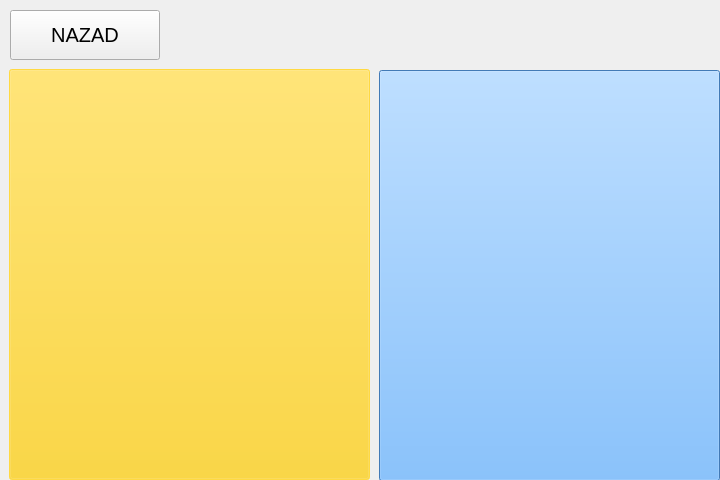
<?xml version="1.0" encoding="UTF-8"?>
<ui version="4.0">
 <class>Dialog</class>
 <widget class="QDialog" name="Dialog">
  <property name="geometry">
   <rect>
    <x>0</x>
    <y>0</y>
    <width>720</width>
    <height>480</height>
   </rect>
  </property>
  <property name="windowTitle">
   <string>Dialog</string>
  </property>
  <widget class="QPushButton" name="button_zuta">
   <property name="geometry">
    <rect>
     <x>9</x>
     <y>69</y>
     <width>361</width>
     <height>411</height>
    </rect>
   </property>
   <property name="palette">
    <palette>
     <active>
      <colorrole role="WindowText">
       <brush brushstyle="SolidPattern">
        <color alpha="255">
         <red>255</red>
         <green>204</green>
         <blue>0</blue>
        </color>
       </brush>
      </colorrole>
      <colorrole role="Button">
       <brush brushstyle="SolidPattern">
        <color alpha="255">
         <red>255</red>
         <green>204</green>
         <blue>0</blue>
        </color>
       </brush>
      </colorrole>
      <colorrole role="Light">
       <brush brushstyle="SolidPattern">
        <color alpha="255">
         <red>255</red>
         <green>204</green>
         <blue>0</blue>
        </color>
       </brush>
      </colorrole>
      <colorrole role="Midlight">
       <brush brushstyle="SolidPattern">
        <color alpha="255">
         <red>255</red>
         <green>204</green>
         <blue>0</blue>
        </color>
       </brush>
      </colorrole>
      <colorrole role="Dark">
       <brush brushstyle="SolidPattern">
        <color alpha="255">
         <red>255</red>
         <green>204</green>
         <blue>0</blue>
        </color>
       </brush>
      </colorrole>
      <colorrole role="Mid">
       <brush brushstyle="SolidPattern">
        <color alpha="255">
         <red>255</red>
         <green>204</green>
         <blue>0</blue>
        </color>
       </brush>
      </colorrole>
      <colorrole role="Text">
       <brush brushstyle="SolidPattern">
        <color alpha="255">
         <red>255</red>
         <green>204</green>
         <blue>0</blue>
        </color>
       </brush>
      </colorrole>
      <colorrole role="BrightText">
       <brush brushstyle="SolidPattern">
        <color alpha="255">
         <red>255</red>
         <green>204</green>
         <blue>0</blue>
        </color>
       </brush>
      </colorrole>
      <colorrole role="ButtonText">
       <brush brushstyle="SolidPattern">
        <color alpha="255">
         <red>255</red>
         <green>204</green>
         <blue>0</blue>
        </color>
       </brush>
      </colorrole>
      <colorrole role="Base">
       <brush brushstyle="SolidPattern">
        <color alpha="255">
         <red>255</red>
         <green>204</green>
         <blue>0</blue>
        </color>
       </brush>
      </colorrole>
      <colorrole role="Window">
       <brush brushstyle="SolidPattern">
        <color alpha="255">
         <red>255</red>
         <green>204</green>
         <blue>0</blue>
        </color>
       </brush>
      </colorrole>
      <colorrole role="Shadow">
       <brush brushstyle="SolidPattern">
        <color alpha="255">
         <red>255</red>
         <green>204</green>
         <blue>0</blue>
        </color>
       </brush>
      </colorrole>
      <colorrole role="Highlight">
       <brush brushstyle="SolidPattern">
        <color alpha="255">
         <red>255</red>
         <green>204</green>
         <blue>0</blue>
        </color>
       </brush>
      </colorrole>
      <colorrole role="HighlightedText">
       <brush brushstyle="SolidPattern">
        <color alpha="255">
         <red>255</red>
         <green>204</green>
         <blue>0</blue>
        </color>
       </brush>
      </colorrole>
      <colorrole role="Link">
       <brush brushstyle="SolidPattern">
        <color alpha="255">
         <red>255</red>
         <green>204</green>
         <blue>0</blue>
        </color>
       </brush>
      </colorrole>
      <colorrole role="LinkVisited">
       <brush brushstyle="SolidPattern">
        <color alpha="255">
         <red>255</red>
         <green>204</green>
         <blue>0</blue>
        </color>
       </brush>
      </colorrole>
      <colorrole role="AlternateBase">
       <brush brushstyle="SolidPattern">
        <color alpha="255">
         <red>255</red>
         <green>204</green>
         <blue>0</blue>
        </color>
       </brush>
      </colorrole>
      <colorrole role="NoRole">
       <brush brushstyle="SolidPattern">
        <color alpha="255">
         <red>255</red>
         <green>204</green>
         <blue>0</blue>
        </color>
       </brush>
      </colorrole>
      <colorrole role="ToolTipBase">
       <brush brushstyle="SolidPattern">
        <color alpha="255">
         <red>255</red>
         <green>204</green>
         <blue>0</blue>
        </color>
       </brush>
      </colorrole>
      <colorrole role="ToolTipText">
       <brush brushstyle="SolidPattern">
        <color alpha="255">
         <red>255</red>
         <green>204</green>
         <blue>0</blue>
        </color>
       </brush>
      </colorrole>
     </active>
     <inactive>
      <colorrole role="WindowText">
       <brush brushstyle="SolidPattern">
        <color alpha="255">
         <red>255</red>
         <green>204</green>
         <blue>0</blue>
        </color>
       </brush>
      </colorrole>
      <colorrole role="Button">
       <brush brushstyle="SolidPattern">
        <color alpha="255">
         <red>255</red>
         <green>204</green>
         <blue>0</blue>
        </color>
       </brush>
      </colorrole>
      <colorrole role="Light">
       <brush brushstyle="SolidPattern">
        <color alpha="255">
         <red>255</red>
         <green>204</green>
         <blue>0</blue>
        </color>
       </brush>
      </colorrole>
      <colorrole role="Midlight">
       <brush brushstyle="SolidPattern">
        <color alpha="255">
         <red>255</red>
         <green>204</green>
         <blue>0</blue>
        </color>
       </brush>
      </colorrole>
      <colorrole role="Dark">
       <brush brushstyle="SolidPattern">
        <color alpha="255">
         <red>255</red>
         <green>204</green>
         <blue>0</blue>
        </color>
       </brush>
      </colorrole>
      <colorrole role="Mid">
       <brush brushstyle="SolidPattern">
        <color alpha="255">
         <red>255</red>
         <green>204</green>
         <blue>0</blue>
        </color>
       </brush>
      </colorrole>
      <colorrole role="Text">
       <brush brushstyle="SolidPattern">
        <color alpha="255">
         <red>255</red>
         <green>204</green>
         <blue>0</blue>
        </color>
       </brush>
      </colorrole>
      <colorrole role="BrightText">
       <brush brushstyle="SolidPattern">
        <color alpha="255">
         <red>255</red>
         <green>204</green>
         <blue>0</blue>
        </color>
       </brush>
      </colorrole>
      <colorrole role="ButtonText">
       <brush brushstyle="SolidPattern">
        <color alpha="255">
         <red>255</red>
         <green>204</green>
         <blue>0</blue>
        </color>
       </brush>
      </colorrole>
      <colorrole role="Base">
       <brush brushstyle="SolidPattern">
        <color alpha="255">
         <red>255</red>
         <green>204</green>
         <blue>0</blue>
        </color>
       </brush>
      </colorrole>
      <colorrole role="Window">
       <brush brushstyle="SolidPattern">
        <color alpha="255">
         <red>255</red>
         <green>204</green>
         <blue>0</blue>
        </color>
       </brush>
      </colorrole>
      <colorrole role="Shadow">
       <brush brushstyle="SolidPattern">
        <color alpha="255">
         <red>255</red>
         <green>204</green>
         <blue>0</blue>
        </color>
       </brush>
      </colorrole>
      <colorrole role="Highlight">
       <brush brushstyle="SolidPattern">
        <color alpha="255">
         <red>255</red>
         <green>204</green>
         <blue>0</blue>
        </color>
       </brush>
      </colorrole>
      <colorrole role="HighlightedText">
       <brush brushstyle="SolidPattern">
        <color alpha="255">
         <red>255</red>
         <green>204</green>
         <blue>0</blue>
        </color>
       </brush>
      </colorrole>
      <colorrole role="Link">
       <brush brushstyle="SolidPattern">
        <color alpha="255">
         <red>255</red>
         <green>204</green>
         <blue>0</blue>
        </color>
       </brush>
      </colorrole>
      <colorrole role="LinkVisited">
       <brush brushstyle="SolidPattern">
        <color alpha="255">
         <red>255</red>
         <green>204</green>
         <blue>0</blue>
        </color>
       </brush>
      </colorrole>
      <colorrole role="AlternateBase">
       <brush brushstyle="SolidPattern">
        <color alpha="255">
         <red>255</red>
         <green>204</green>
         <blue>0</blue>
        </color>
       </brush>
      </colorrole>
      <colorrole role="NoRole">
       <brush brushstyle="SolidPattern">
        <color alpha="255">
         <red>255</red>
         <green>204</green>
         <blue>0</blue>
        </color>
       </brush>
      </colorrole>
      <colorrole role="ToolTipBase">
       <brush brushstyle="SolidPattern">
        <color alpha="255">
         <red>255</red>
         <green>204</green>
         <blue>0</blue>
        </color>
       </brush>
      </colorrole>
      <colorrole role="ToolTipText">
       <brush brushstyle="SolidPattern">
        <color alpha="255">
         <red>255</red>
         <green>204</green>
         <blue>0</blue>
        </color>
       </brush>
      </colorrole>
     </inactive>
     <disabled>
      <colorrole role="WindowText">
       <brush brushstyle="SolidPattern">
        <color alpha="255">
         <red>255</red>
         <green>204</green>
         <blue>0</blue>
        </color>
       </brush>
      </colorrole>
      <colorrole role="Button">
       <brush brushstyle="SolidPattern">
        <color alpha="255">
         <red>255</red>
         <green>204</green>
         <blue>0</blue>
        </color>
       </brush>
      </colorrole>
      <colorrole role="Light">
       <brush brushstyle="SolidPattern">
        <color alpha="255">
         <red>255</red>
         <green>204</green>
         <blue>0</blue>
        </color>
       </brush>
      </colorrole>
      <colorrole role="Midlight">
       <brush brushstyle="SolidPattern">
        <color alpha="255">
         <red>255</red>
         <green>204</green>
         <blue>0</blue>
        </color>
       </brush>
      </colorrole>
      <colorrole role="Dark">
       <brush brushstyle="SolidPattern">
        <color alpha="255">
         <red>255</red>
         <green>204</green>
         <blue>0</blue>
        </color>
       </brush>
      </colorrole>
      <colorrole role="Mid">
       <brush brushstyle="SolidPattern">
        <color alpha="255">
         <red>255</red>
         <green>204</green>
         <blue>0</blue>
        </color>
       </brush>
      </colorrole>
      <colorrole role="Text">
       <brush brushstyle="SolidPattern">
        <color alpha="255">
         <red>255</red>
         <green>204</green>
         <blue>0</blue>
        </color>
       </brush>
      </colorrole>
      <colorrole role="BrightText">
       <brush brushstyle="SolidPattern">
        <color alpha="255">
         <red>255</red>
         <green>204</green>
         <blue>0</blue>
        </color>
       </brush>
      </colorrole>
      <colorrole role="ButtonText">
       <brush brushstyle="SolidPattern">
        <color alpha="255">
         <red>255</red>
         <green>204</green>
         <blue>0</blue>
        </color>
       </brush>
      </colorrole>
      <colorrole role="Base">
       <brush brushstyle="SolidPattern">
        <color alpha="255">
         <red>255</red>
         <green>204</green>
         <blue>0</blue>
        </color>
       </brush>
      </colorrole>
      <colorrole role="Window">
       <brush brushstyle="SolidPattern">
        <color alpha="255">
         <red>255</red>
         <green>204</green>
         <blue>0</blue>
        </color>
       </brush>
      </colorrole>
      <colorrole role="Shadow">
       <brush brushstyle="SolidPattern">
        <color alpha="255">
         <red>255</red>
         <green>204</green>
         <blue>0</blue>
        </color>
       </brush>
      </colorrole>
      <colorrole role="Highlight">
       <brush brushstyle="SolidPattern">
        <color alpha="255">
         <red>0</red>
         <green>120</green>
         <blue>215</blue>
        </color>
       </brush>
      </colorrole>
      <colorrole role="HighlightedText">
       <brush brushstyle="SolidPattern">
        <color alpha="255">
         <red>255</red>
         <green>204</green>
         <blue>0</blue>
        </color>
       </brush>
      </colorrole>
      <colorrole role="Link">
       <brush brushstyle="SolidPattern">
        <color alpha="255">
         <red>255</red>
         <green>204</green>
         <blue>0</blue>
        </color>
       </brush>
      </colorrole>
      <colorrole role="LinkVisited">
       <brush brushstyle="SolidPattern">
        <color alpha="255">
         <red>255</red>
         <green>204</green>
         <blue>0</blue>
        </color>
       </brush>
      </colorrole>
      <colorrole role="AlternateBase">
       <brush brushstyle="SolidPattern">
        <color alpha="255">
         <red>255</red>
         <green>204</green>
         <blue>0</blue>
        </color>
       </brush>
      </colorrole>
      <colorrole role="NoRole">
       <brush brushstyle="SolidPattern">
        <color alpha="255">
         <red>255</red>
         <green>204</green>
         <blue>0</blue>
        </color>
       </brush>
      </colorrole>
      <colorrole role="ToolTipBase">
       <brush brushstyle="SolidPattern">
        <color alpha="255">
         <red>255</red>
         <green>204</green>
         <blue>0</blue>
        </color>
       </brush>
      </colorrole>
      <colorrole role="ToolTipText">
       <brush brushstyle="SolidPattern">
        <color alpha="255">
         <red>255</red>
         <green>204</green>
         <blue>0</blue>
        </color>
       </brush>
      </colorrole>
     </disabled>
    </palette>
   </property>
   <property name="font">
    <font>
     <pointsize>20</pointsize>
    </font>
   </property>
   <property name="autoFillBackground">
    <bool>false</bool>
   </property>
   <property name="styleSheet">
    <string notr="true">background-color:rgb(255, 204, 0)</string>
   </property>
   <property name="text">
    <string> </string>
   </property>
  </widget>
  <widget class="QPushButton" name="button_plava">
   <property name="geometry">
    <rect>
     <x>379</x>
     <y>70</y>
     <width>341</width>
     <height>411</height>
    </rect>
   </property>
   <property name="font">
    <font>
     <pointsize>20</pointsize>
    </font>
   </property>
   <property name="styleSheet">
    <string notr="true">background-color:rgb(92, 171, 255)</string>
   </property>
   <property name="text">
    <string> </string>
   </property>
  </widget>
  <widget class="QPushButton" name="button_back">
   <property name="geometry">
    <rect>
     <x>10</x>
     <y>10</y>
     <width>150</width>
     <height>50</height>
    </rect>
   </property>
   <property name="font">
    <font>
     <pointsize>15</pointsize>
    </font>
   </property>
   <property name="text">
    <string>NAZAD</string>
   </property>
  </widget>
 </widget>
 <resources/>
 <connections/>
</ui>
